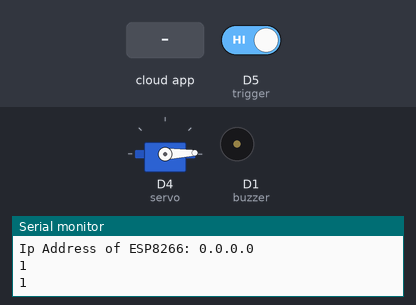
Bench run of a sketch on a simulated ESP8266 (NodeMCU). Parts: servo, buzzer (waves = sounding, pin HIGH), the last lines printed to the serial monitor. The inputs (shaded band) are chosen by the test bench; at power-on: D5 (trigger) HIGH. WiFi joins after 1.5 s; servers stay silent unless stated; the Firebase database answers and starts empty.

Above: at 1.6 s.
1.7 s: the phone or cloud app sets Mode to lock
At 3.7 s:
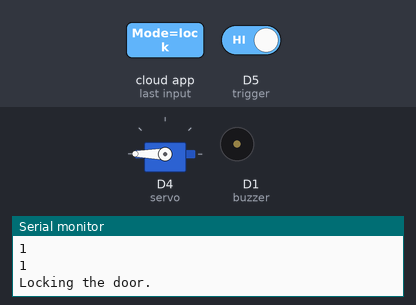
4.0 s: D5 (trigger) driven LOW
7.3 s: the phone or cloud app sets Buzzer to On
At 9.4 s:
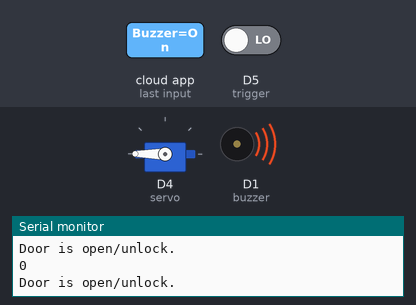
Timing chart, 0 to 16.8 s (numbered marks = the images above; inputs shaded):
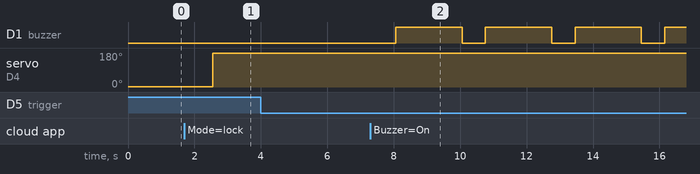

The sketch:

ArduinoLogicCode.ino
```cpp
// Firebase Arduino Client Library for ESP8266 and ESP32 - Version: 4.2.0
#include <FirebaseESP8266.h>

// ESP8266WiFi for esp8266 - Version: Latest
#include <ESP8266WiFi.h>

#include<Servo.h>
Servo servo;

// Wifi Details
#define wifiUsername "Nova12"
#define wifiPassword "012012012"

// Firebase Details
#define firebaseHostURL "smartdoor-e4489-default-rtdb.firebaseio.com"
#define firebaseAuth "Au5GTw0y49boUPiZrVBj9cHDJpZ1uc9wQtjASFJW"

#define buzzer D1
#define trigger D5


FirebaseData firebaseData;
FirebaseData doorUpdate;
FirebaseJson firebaseJson;


void setup() {
  Serial.begin(115200);
  WiFi.begin(wifiUsername, wifiPassword);

  Serial.print("Waiting for WiFi to be successfully connected with NodeMCU-ESP8266");
  while(WiFi.status() == WL_CONNECTED){
    Serial.print(".");
    delay(1000);
  }
  Serial.println();
  Serial.print("Ip Address of ESP8266: ");
  Serial.println(WiFi.localIP());

  pinMode(trigger, INPUT);
  pinMode(buzzer, OUTPUT);

  servo.attach(2);
  servo.write(2);

  Firebase.begin(firebaseHostURL, firebaseAuth);
  Firebase.reconnectWiFi(true);
}

void loop() {

  //Reading value from database.
  if(Firebase.getString(doorUpdate, "/MainDoor/Mode")){
    String doorModeFirebase = doorUpdate.stringData();
    Firebase.getString(doorUpdate, "/MainDoor/Status");
    String currentDoorFirebase = doorUpdate.stringData();
    Firebase.getString(doorUpdate, "/MainDoor/Buzzer");
    String buzzerStat = doorUpdate.stringData();
    int signal = digitalRead(trigger);
    Serial.println(signal);

    //(doorModeFirebase == "lock" || doorModeFirebase == "unlock") && currentDoorFirebase == "open" &&
    if(signal == 0){
      Serial.println("Door is open/unlock.");
      Firebase.setString(firebaseData, "/MainDoor/Status", "open");
      //Ring the Buzzer.
      if(buzzerStat == "On"){
        digitalWrite(buzzer, HIGH);
        delay(2000);
        digitalWrite(buzzer, LOW);
      }else{
        digitalWrite(buzzer, LOW);
      }

      //Serial.println("Buzzer is ringing");
      //digitalWrite(buzzer, HIGH);
      //delay(2000);
      //digitalWrite(buzzer, LOW);
      //Firebase.setString(firebaseData, "/MainDoor/Mode", "unlock");
    }else if(currentDoorFirebase == "close" && doorModeFirebase == "lock"){
      Serial.println("Locking the door.");
      servo.write(180);
      delay(2000);
      //Perform servo motor to lock and close the door.
    }else if(currentDoorFirebase == "close" && doorModeFirebase == "unlock"){
      Serial.println("Unlocking the door.");
      servo.write(0);
      delay(2000);
      //Perform servo motor to lock and0 close the door.
    }else{
      Firebase.setString(firebaseData, "/MainDoor/Status", "close");
    }
    delay(100);
  }

}
```

Measured:
- after the input at 1.7 s, servo on D4 (servo): 2° → 180° after 0.86 s
- after the input at 7.3 s, D1 (buzzer): alternates HIGH for 2.0 s and LOW for 0.70 s, starting after 0.76 s
